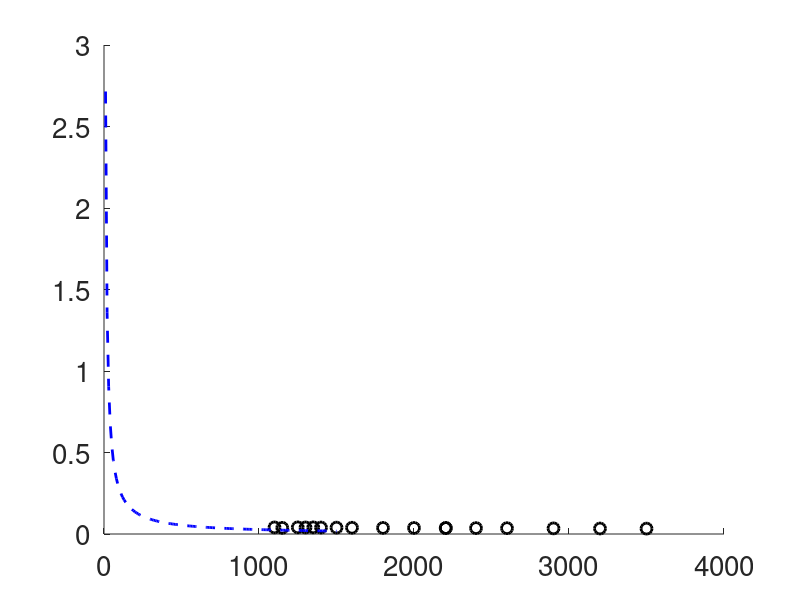

This chart was generated by the following MATLAB code: (Note: this script raises an error after producing the figure.)
clear all; close all;
linewidth=2;
fontsize=20;symbolSize=8;
set(0,'DefaultAxesFontName','Helvetica','DefaultAxesFontSize',fontsize);
%---------------------------------------------------------
% reads friction factor vs. bulk reynolds number (from two-column text
% file) and plots a graph
%
% note: cf=8*utau^2/ubulk^2
%
% where 'utau' is the friction velocity averaged over the perimeter
% 'ubulk' is the mean velocity, averaged over the cross-section
% 'rebulk' is the bulk reynolds number: rebulk=ubulk*h/nu
% whre 'h' is the duct *half-width* and 'nu' the kinematic viscosity
%
% m.uhlmann 27-10-2017 (uhlmann@kit.edu)
%---------------------------------------------------------
% format: 1:re_bulk 2:cf
dat=load('cf.dat');
%--------------------------------------------------------------------%
f1=figure;a1=axes;hold on;
%
plot(dat(:,1),dat(:,2),'ko','LineWidth',linewidth,'MarkerSize',symbolSize);
%
%
% b) laminar value:
%the wall-gradient du/dy, integrated over all four planes and normalized
% by the wetted surface, divided by the bulk velocity per half-width:
% [tatsumi & yoshimura 1990, table 1]
dudy_lam=3.3935;
% therefore, cf=8*utau^2/ubulk^2=8*dudy_lam/Re_bulk
xxl=(0:10:1500);
plot(xxl,8*(dudy_lam)./xxl,...
     'b--','LineWidth',linewidth);
%
% c) 'fully turbulent' empirical data:
%jones relation: solved by maple: cf=1.325474528/lambertw(1.031260091*reb)^2
xxt=(1500:25:4000);
plot(xxt,1.325474528./lambertw(1.031260091*xxt).^2,...
     'r--','LineWidth',linewidth);
%
xlabel('Re_b_u_l_k');
ylabel('c_f');
legend('DNS',...
       'laminar',...
       'turbulent (Jones 1976)');
%
set(a1,'XLim',[500 4000]);
set(a1,'YLim',[.03 .045]);
set(a1,'Box','on','TickDir','out','XScale','lin','YScale','lin');
%--------------------------------------------------------------------%
% print -depsc cf_vs_rebulk.eps